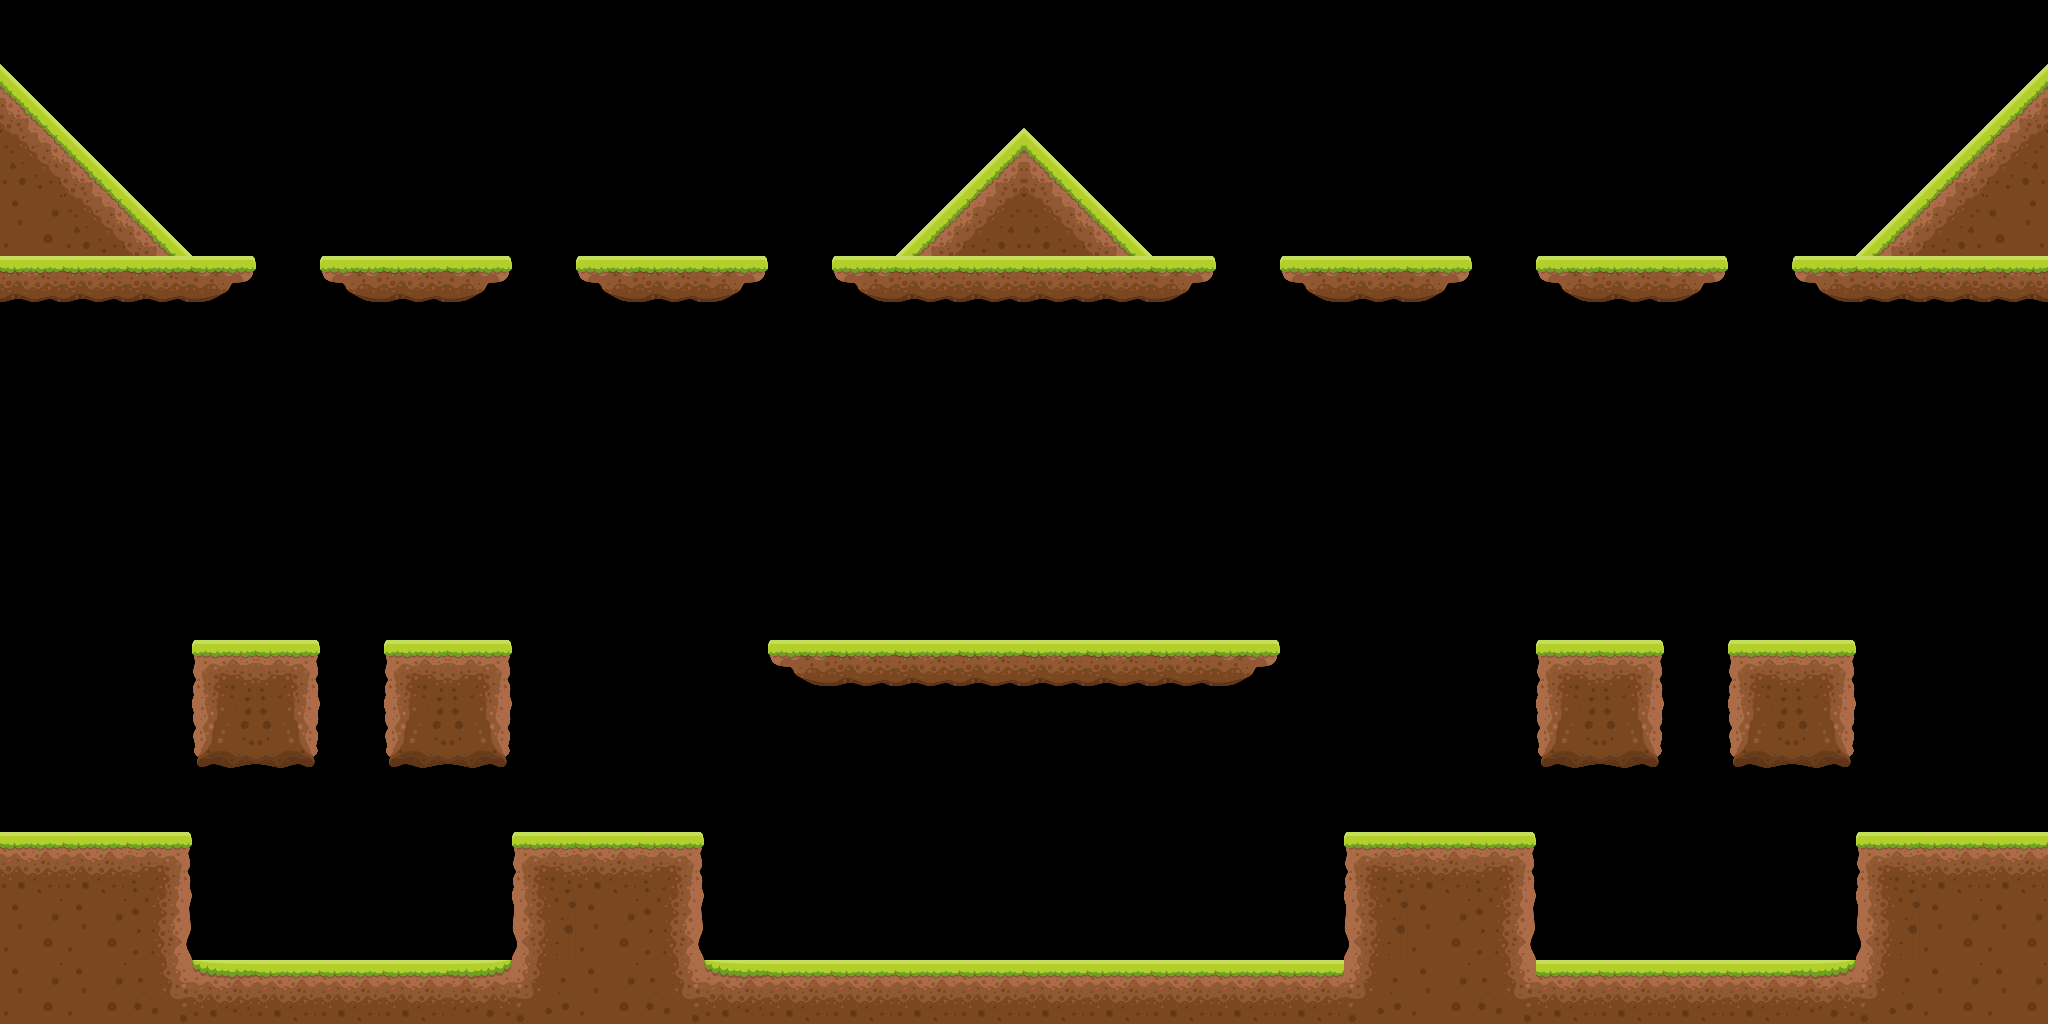

Rendered tile map (Tiled .tmx) drawn with the repository's tilesets; below, a short description and the map source with its tile grids summarised:
An orthogonal 32x16 tile map with 64x64 px tiles, 2 tile layers (background, tiles) and 27 objects (start).

<map version="1.0" orientation="orthogonal" renderorder="right-down" width="32" height="16" tilewidth="64" tileheight="64" nextobjectid="91">
 <properties>
  <property name="ambiance" value="ambient_wind" />
  <property name="music" value="weird_mouse_song" />
 </properties>
 <tileset firstgid="1" name="Tiles" tilewidth="64" tileheight="64" spacing="2" margin="1" tilecount="225" columns="15">
  <image source="../../textures/jelly_tiles.png" width="1024" height="1024" />
 </tileset>
 <layer name="background" width="32" height="16">
  <properties>
   <property name="clampBottom" type="bool" value="true" />
   <property name="clampTop" type="bool" value="true" />
   <property name="fitX" type="bool" value="true" />
   <property name="fitY" type="bool" value="true" />
   <property name="scaleY" type="float" value="2" />
   <property name="speedY" type="float" value="0.3" />
   <property name="texture" value="neon_background" />
   <property name="type" value="parallax" />
  </properties>
  <data>[512 cells, 0 non-empty, 0 distinct tile ids]</data>
 </layer>
 <objectgroup name="entities">
  <object id="65" name="start" x="1024" y="512">
   <properties>
    <property name="type" value="checkpoint" />
   </properties>
   <ellipse />
  </object>
 </objectgroup>
 <layer name="tiles" width="32" height="16">
  <data>[512 cells, 124 non-empty, 17 distinct tile ids]</data>
 </layer>
 <objectgroup name="collision">
  <object id="4" x="-128" y="0" width="128" height="1024" />
  <object id="32" x="2048" y="0" width="128" height="1024" />
  <object id="33" x="-128" y="-128" width="2304" height="128" />
  <object id="34" x="-128" y="1024" width="2304" height="128" />
  <object id="54" x="0" y="960" width="2048" height="64" />
  <object id="55" x="1728" y="640" width="128" height="128" />
  <object id="57" x="512" y="832" width="192" height="128" />
  <object id="58" x="0" y="832" width="192" height="128" />
  <object id="59" x="1344" y="832" width="192" height="128" />
  <object id="60" x="1856" y="832" width="192" height="128" />
  <object id="61" x="1536" y="640" width="128" height="128" />
  <object id="62" x="192" y="640" width="128" height="128" />
  <object id="63" x="384" y="640" width="128" height="128" />
  <object id="64" x="832" y="640" width="384" height="48" />
  <object id="73" x="768" y="640">
   <polygon points="0,0 64,0 64,48 0,32" />
  </object>
  <object id="74" x="1216" y="640">
   <polygon points="0,0 64,0 64,32 0,48" />
  </object>
  <object id="75" x="2048" y="64">
   <polygon points="0,0 -192,192 0,192" />
  </object>
  <object id="79" x="0" y="64">
   <polygon points="0,0 0,192 192,192" />
  </object>
  <object id="83" x="336" y="256">
   <polygon points="-16,0 176,0 176,16 128,48 32,48 -16,16" />
  </object>
  <object id="84" x="592" y="256">
   <polygon points="-16,0 176,0 176,16 128,48 32,48 -16,16" />
  </object>
  <object id="85" x="1296" y="256">
   <polygon points="-16,0 176,0 176,16 128,48 32,48 -16,16" />
  </object>
  <object id="86" x="1552" y="256">
   <polygon points="-16,0 176,0 176,16 128,48 32,48 -16,16" />
  </object>
  <object id="87" x="832" y="256">
   <polygon points="0,0 384,0 384,16 336,48 48,48 0,16" />
  </object>
  <object id="88" x="1792" y="256">
   <polygon points="0,0 0,16 48,48 256,48 256,0" />
  </object>
  <object id="89" x="896" y="256">
   <polygon points="0,0 128,-128 256,0" />
  </object>
  <object id="90" x="0" y="256">
   <polygon points="0,0 256,0 256,16 208,48 0,48" />
  </object>
 </objectgroup>
</map>
